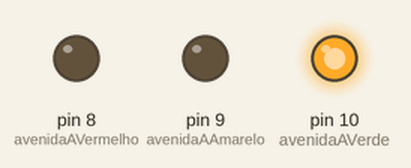
Simulated run of this sketch. Board: Arduino Uno, built with avr-gcc and run on an emulated ATmega328P. On the bench: output pins drawn as LEDs (lit = HIGH).

Above: at 2.5 s.
At 5.7 s:
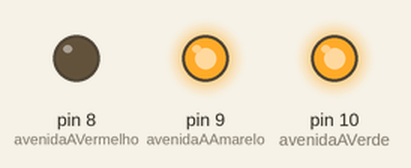
At 8.0 s:
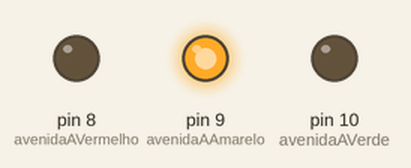
At 11.5 s:
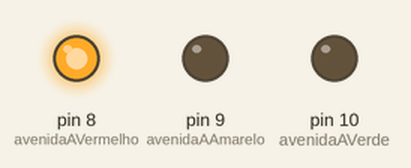
Timing chart, 0 to 18.2 s (numbered marks = the images above):
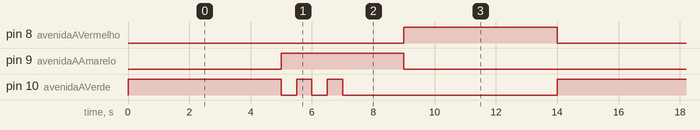

Measured:
- by itself, pin 8 (avenidaAVermelho): alternates HIGH for 5.0 s and LOW for 9.0 s
- by itself, pin 9 (avenidaAAmarelo): alternates HIGH for 4.0 s and LOW for 10.0 s
- by itself, pin 10 (avenidaAVerde): repeats every 14.0 s: 2 × (LOW 0.50 s, HIGH 0.50 s), LOW 7.0 s, HIGH 5.0 s

The sketch:

Projeto_3___Semaforos.ino
```cpp
// Semáforo //

// Trafico de luz na avenida A
int avenidaAVermelho = 8;
int avenidaAAmarelo  =  9;
int avenidaAVerde    =  10;

void setup(){

  pinMode(avenidaAVermelho, OUTPUT);
  pinMode(avenidaAAmarelo, OUTPUT);
  pinMode(avenidaAVerde, OUTPUT);

}
void abrirAvenidaA(){
  digitalWrite(avenidaAVermelho, LOW);
  digitalWrite(avenidaAAmarelo, LOW);
  digitalWrite(avenidaAVerde, HIGH);
}

void fecharAvenidaA(){
  digitalWrite(avenidaAVermelho, HIGH);
  digitalWrite(avenidaAAmarelo, LOW);
  digitalWrite(avenidaAVerde, LOW);
}

void PrepararparafecharAvenidaA(){
  digitalWrite(avenidaAAmarelo, HIGH);
  digitalWrite(avenidaAVerde ,LOW);
  delay(500);
  digitalWrite(avenidaAVerde, HIGH);
  delay(500);
  digitalWrite(avenidaAVerde, LOW);
  delay(500);
  digitalWrite(avenidaAVerde, HIGH);
  delay(500);
  digitalWrite(avenidaAVerde, LOW);
  delay(500);
}

void loop(){
  abrirAvenidaA();
  delay(5000);
  PrepararparafecharAvenidaA();
  delay(1500);
  fecharAvenidaA();
  delay(5000);
}
```
